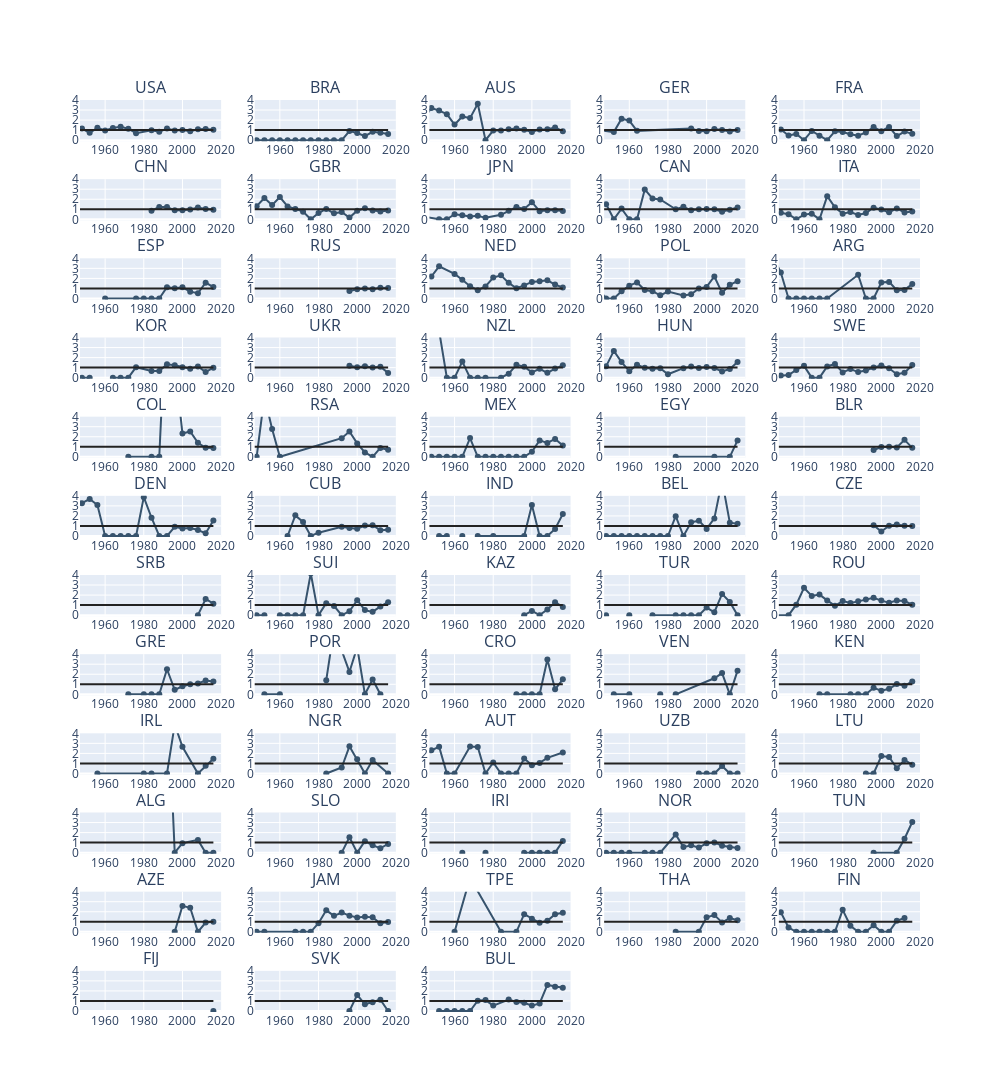

Write notebook code for a chart like this one.
### Code cell
# Let's plot stuff
# Plots many small multiples
positions = [
             (1,1), (1,2), (1,3), (1,4), (1,5),
             (2,1), (2,2), (2,3), (2,4), (2,5),
             (3,1), (3,2), (3,3), (3,4), (3,5),
             (4,1), (4,2), (4,3), (4,4), (4,5),
             (5,1), (5,2), (5,3), (5,4), (5,5),
             (6,1), (6,2), (6,3), (6,4), (6,5),
             (7,1), (7,2), (7,3), (7,4), (7,5),
             (8,1), (8,2), (8,3), (8,4), (8,5),
             (9,1), (9,2), (9,3), (9,4), (9,5),
            (10,1), (10,2), (10,3), (10,4), (10,5),
            (11,1), (11,2), (11,3), (11,4), (11,5),
            (12,1), (12,2), (12,3),# (12,4), (12,5)
    ]


fig = make_subplots(rows=12, cols=5, subplot_titles=big_teams)


assert len(big_teams) == len(positions)

for NOC, position in zip(big_teams, positions):
    
    subset = valid_medals[valid_medals.NOC==NOC]
    subset = subset.sort_values(by='Year')
    
    row = position[0]
    col = position[1]
    
    #print(row, col)

    fig.add_trace(go.Scatter(x=subset.Year,
                    y=subset.Excess_F_medals,
                    mode='lines+markers',
                    marker_color='rgb(55, 83, 109)',
                    showlegend=False),
                    row=row,
                    col=col,
                )
    
    # Adds an 'as expected' line
    fig.add_trace(go.Scatter(x=[1896, 2016], 
                             y=[1, 1],
                             mode='lines',
                             showlegend=False,
                             marker_color="#222"),
                             row=row,
                             col=col)

    fig.update_xaxes(range=[1947, 2020], row=row, col=col)
    fig.update_yaxes(range=[-.1, 4], row=row, col=col)


fig.update_layout(height=2400, width=1000)
fig.show()
